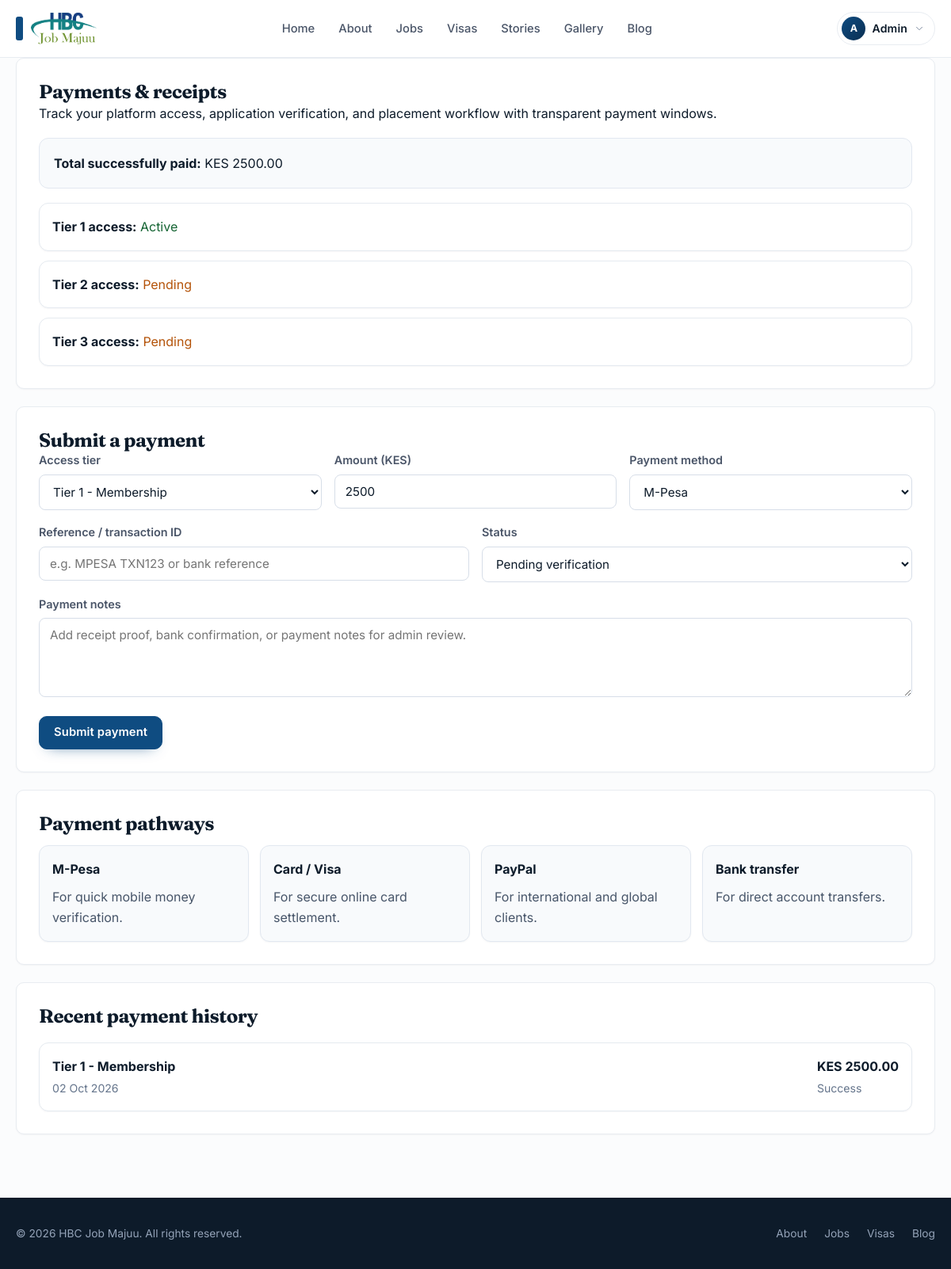
Page /payments/ (signed in) on the earlier database version.
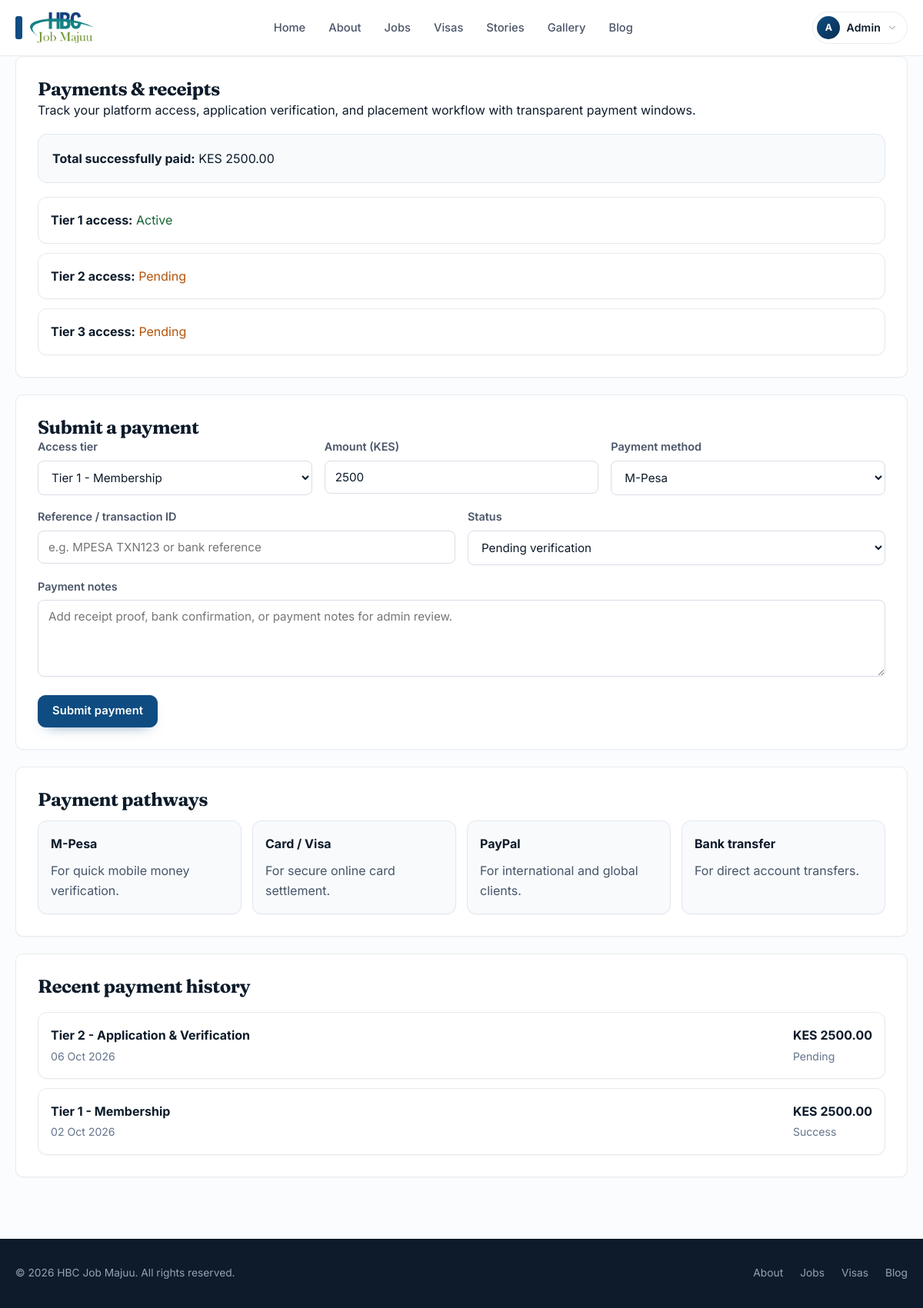
Same page on the later database version.
### client/models.py (models this page shows, shortened)
class Transaction(models.Model):
    class PaymentTier(models.TextChoices):
        TIER_1 = "TIER_1", "Tier 1 - Membership"
        TIER_2 = "TIER_2", "Tier 2 - Application & Verification"
        TIER_3 = "TIER_3", "Tier 3 - Placement & Processing"
    class PaymentStatus(models.TextChoices):
        PENDING = "PENDING", "Pending"
        SUCCESS = "SUCCESS", "Success"
        FAILED = "FAILED", "Failed"
        REFUNDED = "REFUNDED", "Refunded"
    id = models.UUIDField(
        primary_key=True,
        default=uuid.uuid4,
        editable=False
    )
    user = models.ForeignKey(
        settings.AUTH_USER_MODEL,
        on_delete=models.CASCADE,
        related_name="transactions"
    )
    application = models.ForeignKey(
        Application,
        on_delete=models.SET_NULL,
        null=True,
        blank=True,
        related_name="transactions"
    )
    payment_tier = models.CharField(
        max_length=10,
        choices=PaymentTier.choices
    )
    amount = models.DecimalField(
        max_digits=10,
        decimal_places=2
    )
    currency = models.CharField(
        max_length=5,
        default="KES"
    )
    gateway = models.CharField(
        max_length=30,
        choices=[
            ("M_PESA", "M-Pesa"),
            ("CARD", "Card / Visa"),
            ("PAYPAL", "PayPal"),
            ("BANK_TRANSFER", "Bank Transfer"),
            ("MANUAL_OFFLINE", "Manual Offline"),
        ],
        default="MANUAL_OFFLINE",
    )
    provider_reference = models.CharField(
        max_length=100,
        blank=True,
        default="",
    )
    payment_status = models.CharField(
        max_length=20,
        choices=PaymentStatus.choices,
        default=PaymentStatus.PENDING
    )
    notes = models.TextField(blank=True, default="")
    created_at = models.DateTimeField(auto_now_add=True)
    updated_at = models.DateTimeField(auto_now=True)

### client/views.py (the view)
# urls.py: path("payments/", views.payments, name="payments"),
@login_required
def payments(request):
    transactions = Transaction.objects.filter(user=request.user).order_by("-created_at")[:10]
    access_unlocks = UserAccessUnlock.objects.filter(user=request.user).order_by("-granted_at")
    context = {
        "title": "Payments & Receipts",
        "transactions": transactions,
        "access_unlocks": access_unlocks,
        "total_spend": sum(float(t.amount) for t in transactions if t.payment_status == Transaction.PaymentStatus.SUCCESS),
        "tier_1_active": request.user.has_active_tier(UserAccessUnlock.Tier.TIER_1),
        "tier_2_active": request.user.has_active_tier(UserAccessUnlock.Tier.TIER_2),
        "tier_3_active": request.user.has_active_tier(UserAccessUnlock.Tier.TIER_3),
    }
    return render(request, "client/payments.html", context)

### client/models.py (called while the page is built)
    @property
    def is_platform_staff(self):
        return self.role in {
            self.Role.ADMIN,
            self.Role.ADMIN_SUPER,
            self.Role.ADMIN_HANDLER,
            self.Role.PARTNER,
            self.Role.CONTENT_MANAGER,
            self.Role.DIGITAL_MARKETING,
            self.Role.FINANCE_OFFICER,
            self.Role.ATS_COORDINATOR,
        }

    def has_active_tier(self, tier):
        if self.is_platform_staff:
            return True
        if self.membership_tier == self.MembershipTier.PLACED:
            return True
        if self.membership_tier == self.MembershipTier.MEMBER and tier == UserAccessUnlock.Tier.TIER_1:
            return True
        return UserAccessUnlock.objects.filter(user=self, tier=tier, is_active=True).exists()

### client/templates/client/payments.html (shortened to what the changed rows need)
{% extends "base.html" %}
{% block content %}
<div style="display:grid; gap:22px;">
    <section class="card" style="padding:28px;">
        <h1 style="margin-top:0;">Payments & receipts</h1>
    </section>
    <section class="card" style="padding:28px;">
        <h2 style="margin-top:0;">Submit a payment</h2>
    </section>
    <section class="card" style="padding:28px;">
        <h2 style="margin-top:0;">Payment pathways</h2>
    </section>
    {% if transactions %}
    <section class="card" style="padding:28px;">
        <h2 style="margin-top:0;">Recent payment history</h2>
        <div style="margin-top:20px; display:grid; gap:12px;">
            {% for tx in transactions %}
            <div class="card" style="padding:16px; border:1px solid #e5eaf0; border-radius:12px; background:#fff;">
                <div style="display:flex; justify-content:space-between; gap:12px; flex-wrap:wrap;">
                    <div>
                        <strong>{{ tx.get_payment_tier_display }}</strong><br>
                        <span style="color:#64748b; font-size:.88rem;">{{ tx.created_at|date:"d M Y" }}</span>
                    </div>
                    <div>
                        <strong>KES {{ tx.amount }}</strong><br>
                        <span style="color:#64748b; font-size:.88rem;">{{ tx.get_payment_status_display }}</span>
                    </div>
                </div>
            </div>
            {% endfor %}
        </div>
    </section>
    {% else %}
    <section class="card" style="padding:24px; text-align:center; border:1px dashed #cbd5e1; background:#fff;">
        No payment history yet.
    </section>
    {% endif %}
</div>
{% endblock %}

Differences in the rows shown:
added Transaction: payment_tier "Tier 2 - Application & Verification", created_at "06 Oct 2026", amount "2500.00", payment_status "Pending"
